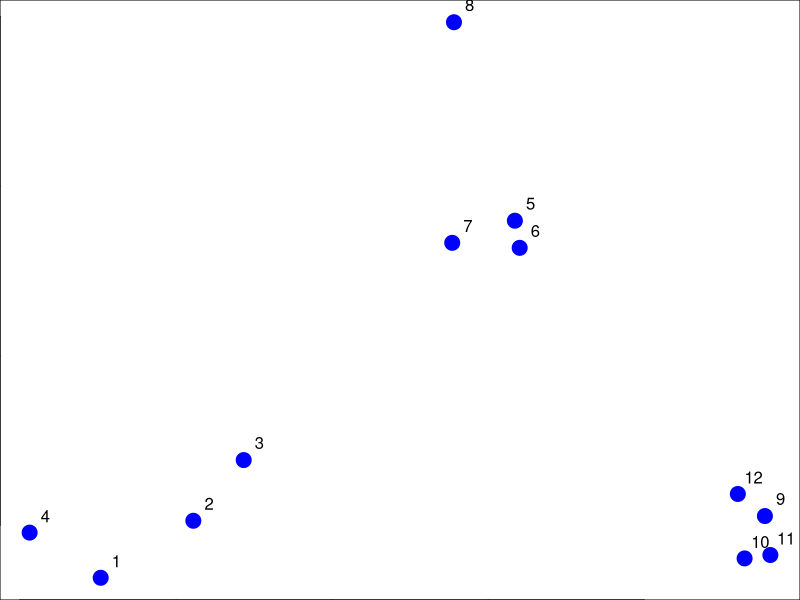
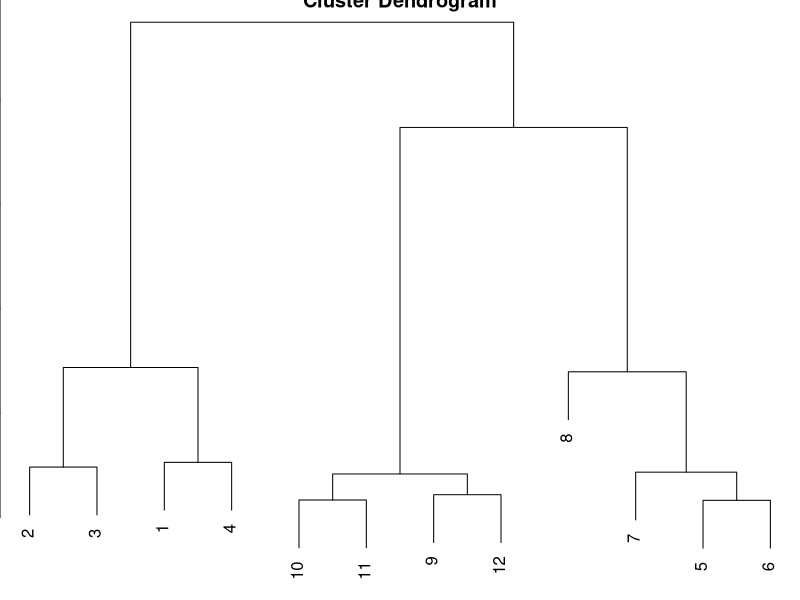
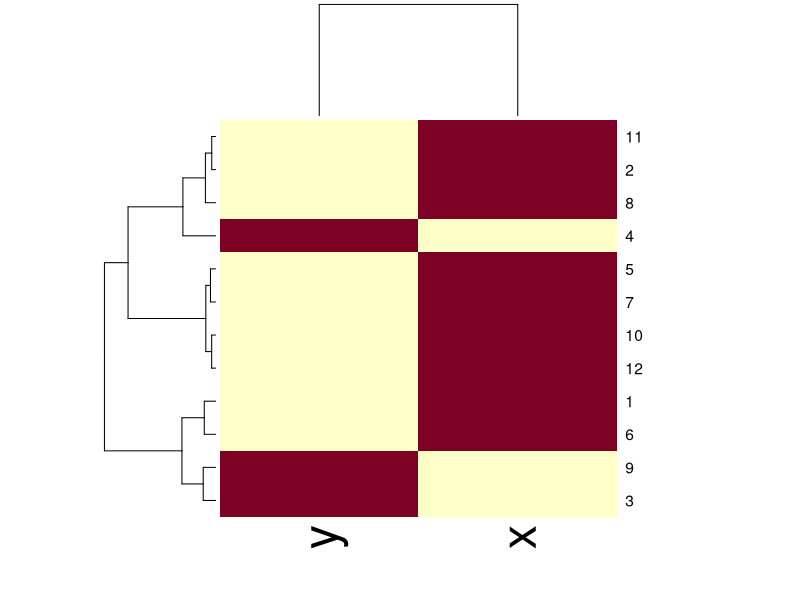
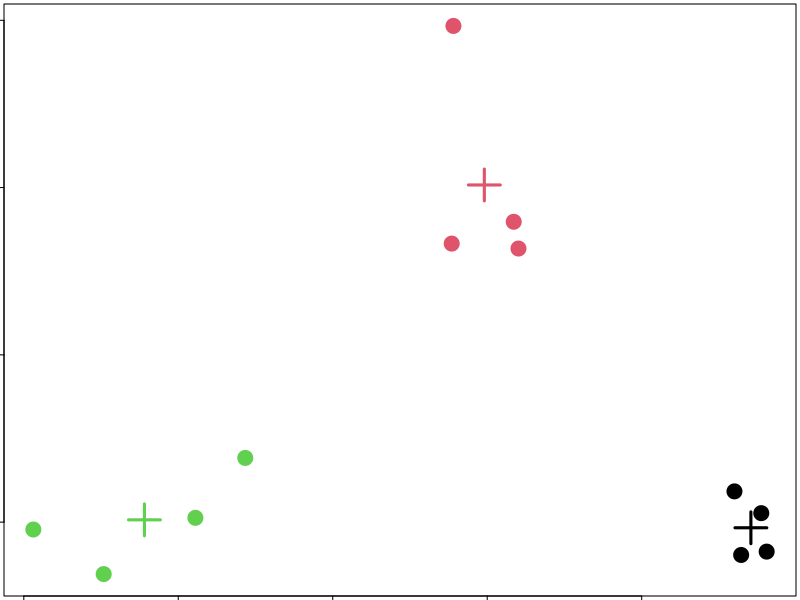
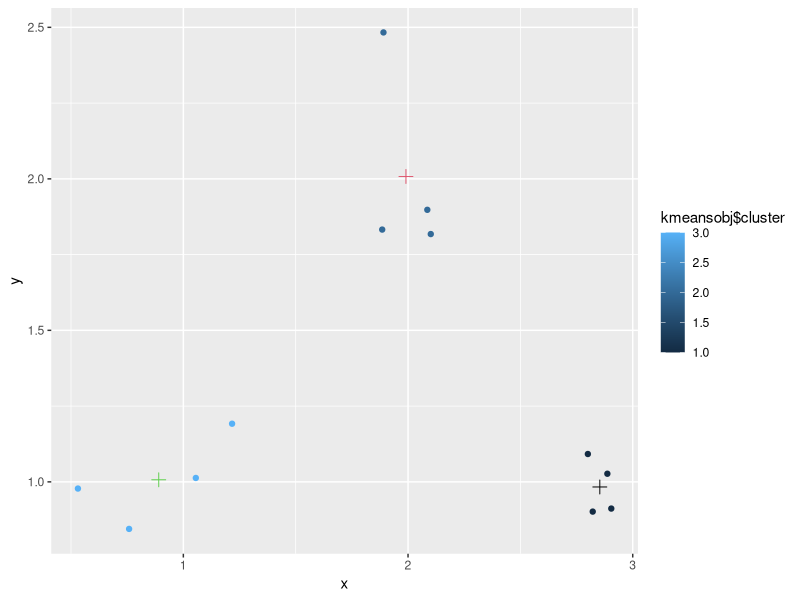
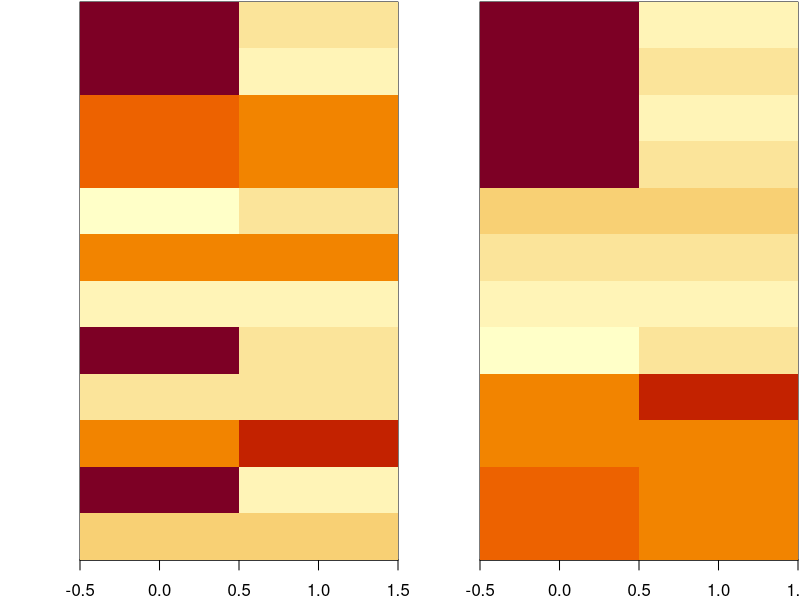

Recreate these plots in R, in order.
##creating dataset
set.seed(1234)
par(mar=c(0,0,0,0))
x <- rnorm(12, mean = rep(1:3, each = 4,), sd = 0.2)
y <- rnorm(12, mean = rep(c(1,2,1), each = 4), sd = 0.2)
plot(x,y,col="blue", pch = 19, cex = 2)
text(x + 0.05, y + 0.05, labels = as.character(1:12))

##the first step is to calculate the difference between the points. This is done
##by using the function dist
dataFrame <- data.frame(x = x, y = y)
distxy <- dist(dataFrame) ##by default eucledian distance
hClustering <- hclust(distxy)
plot(hClustering) ##produces a dendogram which shows how the data is clustered

#you can choose a point to cut the tree produced by the dendogram which will give you
##a certain amount of clusters

##heatmap function is usefull to quickly summarize high dimensional datasets
##it clusters the rows and shows which columns contain data in which cluster
dataMatrix <- as.matrix(dataFrame)[sample(1:12),]
heatmap(dataMatrix)


##Kmeans
kmeansobj <- kmeans(dataFrame, centers = 3, iter.max = 20) ##more iterations can lead to a better result
names(kmeansobj)
kmeansobj$cluster ##returns which datapoints are in which cluster

##plot result kmeans
par(mar = rep(0.2,4))
plot(x,y, col = kmeansobj$cluster, pch = 19, cex = 2)
points(kmeansobj$centers, col = 1:3, pch = 3, cex = 3, lwd = 3)

##plot results kmeans with ggplot
library(ggplot2)
kmeanscenters <- as.data.frame(kmeansobj$centers)
ggplot() + 
        geom_point(data = dataFrame, aes(x,y,color = kmeansobj$cluster), lwd = 3) + 
        geom_point(data = kmeanscenters, aes(x = x, y = y), col = 1:3, pch = 3, cex = 3, lwd =3)


##heatmaps
set.seed(1234)
dataMatrix <- as.matrix(dataFrame)[sample(1:12),]
kmeansObj2 <- kmeans(dataMatrix, centers = 3)
par(mfrow = c(1,2), mar = c(2,4,0.1,0.1))
image(t(dataMatrix)[,nrow(dataMatrix):1], yaxt = "n")
image(t(dataMatrix)[,order(kmeansObj2$cluster)], yaxt = "n")



